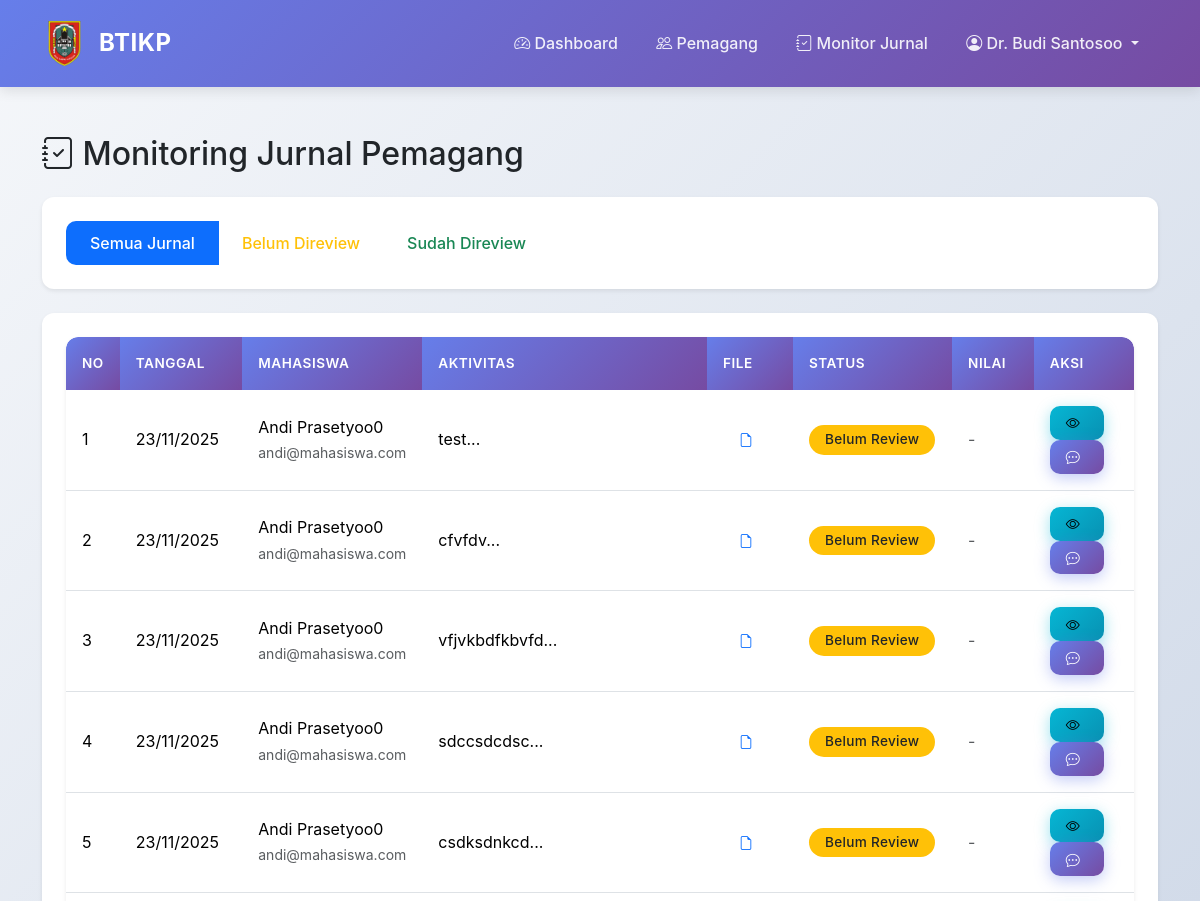
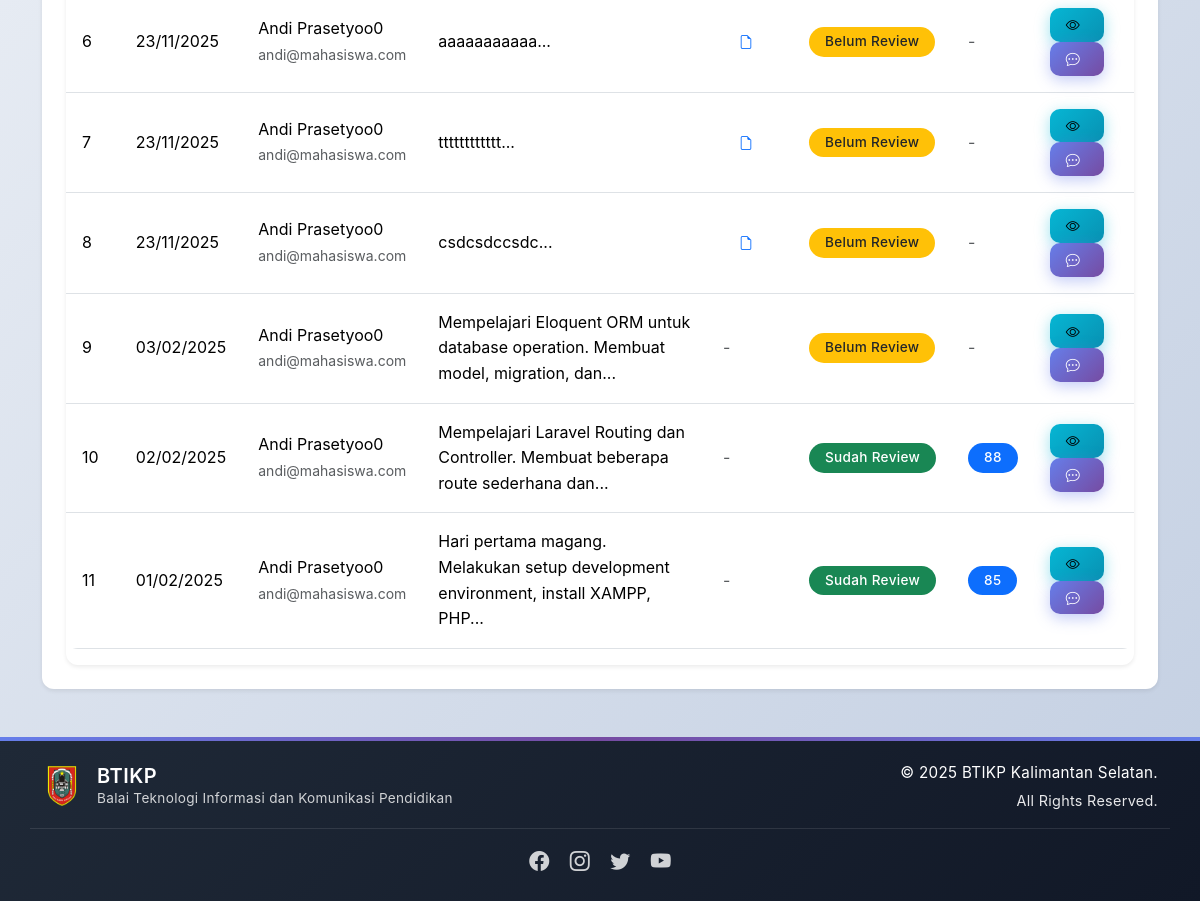
/pages/jurnal_monitor.php (signed in), run on the app's committed database (2 pictures, top to bottom).
### tables this page shows
CREATE TABLE `jurnal` (
  `id` int(11) NOT NULL,
  `user_id` int(11) NOT NULL,
  `mentor_id` int(11) NOT NULL,
  `tanggal` date NOT NULL,
  `aktivitas` text,
  `file_penunjang` varchar(255) DEFAULT NULL,
  `feedback` text,
  `nilai` float DEFAULT NULL
);

CREATE TABLE `users` (
  `id` int(11) NOT NULL,
  `nama` varchar(100) NOT NULL,
  `email` varchar(100) NOT NULL,
  `password` varchar(255) NOT NULL,
  `role` enum('mahasiswa','mentor','admin') NOT NULL,
  `created_at` datetime DEFAULT CURRENT_TIMESTAMP
);

### pages/jurnal_monitor.php (the view, shortened to what this page needs)
<?php
require_once '../config/database.php';
include '../includes/header.php';
$user_id = $_SESSION['user_id'];
$filter_query = "";
$query = "SELECT j.*, u.nama as nama_mahasiswa, u.email as email_mahasiswa
          FROM jurnal j
          JOIN users u ON j.user_id = u.id
          WHERE j.mentor_id = '$user_id' $filter_query
          ORDER BY j.tanggal DESC";
$result = mysqli_query($conn, $query);
?>
<div class="container my-5">
    <h2 class="mb-4">
        <i class="bi bi-journal-check"></i> Monitoring Jurnal Pemagang
    </h2>
    <div class="card mb-4">
        <div class="card-body">
            <div class="btn-group" role="group">
                <a href="?filter=all" class="btn btn-outline-primary <?= !isset($_GET['filter']) || $_GET['filter'] == 'all' ? 'active' : '' ?>">
                    Semua Jurnal
                </a>
                <a href="?filter=pending" class="btn btn-outline-warning <?= isset($_GET['filter']) && $_GET['filter'] == 'pending' ? 'active' : '' ?>">
                    Belum Direview
                </a>
                <a href="?filter=reviewed" class="btn btn-outline-success <?= isset($_GET['filter']) && $_GET['filter'] == 'reviewed' ? 'active' : '' ?>">
                    Sudah Direview
                </a>
            </div>
        </div>
    </div>
    <?php if (mysqli_num_rows($result) > 0): ?>
        <div class="card">
            <div class="card-body">
                <div class="table-responsive">
                    <table class="table table-hover">
                        <thead>
                            <tr>
                                <th>No</th>
                                <th>Tanggal</th>
                                <th>Mahasiswa</th>
                                <th>Aktivitas</th>
                                <th>File</th>
                                <th>Status</th>
                                <th>Nilai</th>
                                <th>Aksi</th>
                            </tr>
                        </thead>
                        <tbody>
                            <?php
                            $no = 1;
                            while ($row = mysqli_fetch_assoc($result)):
                            ?>
                            <tr>
                                <td><?= $no++ ?></td>
                                <td><?= date('d/m/Y', strtotime($row['tanggal'])) ?></td>
                                <td>
                                    <?= $row['nama_mahasiswa'] ?><br>
                                    <small class="text-muted"><?= $row['email_mahasiswa'] ?></small>
                                </td>
                                <td><?= substr($row['aktivitas'], 0, 80) ?>...</td>
                                <td>
                                    <?php if ($row['file_penunjang']): ?>
                                        <a href="../assets/uploads/<?= $row['file_penunjang'] ?>" target="_blank" class="btn btn-sm btn-outline-primary">
                                            <i class="bi bi-file-earmark"></i>
                                        </a>
                                    <?php else: ?>
                                        <span class="text-muted">-</span>
                                    <?php endif; ?>
                                </td>
                                <td>
                                    <?php if ($row['feedback']): ?>
                                        <span class="badge bg-success">Sudah Review</span>
                                    <?php else: ?>
                                        <span class="badge bg-warning text-dark">Belum Review</span>
                                    <?php endif; ?>
                                </td>
                                <td>
                                    <?php if ($row['nilai']): ?>
                                        <span class="badge bg-primary"><?= $row['nilai'] ?></span>
                                    <?php else: ?>
                                        <span class="text-muted">-</span>
                                    <?php endif; ?>
                                </td>
                                <td>
                                    <button class="btn btn-sm btn-info" data-bs-toggle="modal" data-bs-target="#detailModal<?= $row['id'] ?>">
                                        <i class="bi bi-eye"></i>
                                    </button>
                                    <button class="btn btn-sm btn-primary" data-bs-toggle="modal" data-bs-target="#feedbackModal<?= $row['id'] ?>">
                                        <i class="bi bi-chat-dots"></i>
                                    </button>
                                </td>
                            </tr>
                            <?php endwhile; ?>
                        </tbody>
                    </table>
                </div>
            </div>
        </div>
    <?php endif; ?>
</div>
<?php include '../includes/footer.php'; ?>

### assets/css/style.css (style rules this page uses)
:root { --primary-color: #0d6efd; --primary-dark: #0a58ca; --secondary-color: #6c757d; --success-color: #198754; --info-color: #0dcaf0; --warning-color: #ffc107; --danger-color: #dc3545; --light-bg: #f8f9fa; --dark-text: #212529; --shadow-sm: 0 2px 4px rgba(0,0,0,0.08); --shadow-md: 0 4px 12px rgba(0,0,0,0.1); --shadow-lg: 0 8px 24px rgba(0,0,0,0.12); --border-radius: 12px; --transition: all 0.3s cubic-bezier(0.4, 0, 0.2, 1); }
* { margin: 0; padding: 0; box-sizing: border-box; }
body { font-family: 'Inter', -apple-system, BlinkMacSystemFont, 'Segoe UI', Roboto, 'Helvetica Neue', Arial, sans-serif; line-height: 1.6; color: var(--dark-text); background: linear-gradient(135deg, #f5f7fa 0%, #c3cfe2 100%); min-height: 100vh; overflow-x: hidden; }
html { scroll-behavior: smooth; }
.card { border: none; border-radius: var(--border-radius); box-shadow: var(--shadow-sm); transition: var(--transition); overflow: hidden; background: white; margin-bottom: 1.5rem; }
.card-body { padding: 1.5rem; }
.btn { border-radius: 10px; padding: 0.6rem 1.5rem; font-weight: 500; transition: var(--transition); border: none; position: relative; overflow: hidden; z-index: 1; }
.btn::before { content: ''; position: absolute; top: 50%; left: 50%; width: 0; height: 0; border-radius: 50%; background: rgba(255, 255, 255, 0.3); transform: translate(-50%, -50%); transition: width 0.6s, height 0.6s; z-index: -1; }
.btn-primary { background: linear-gradient(135deg, #667eea 0%, #764ba2 100%); box-shadow: 0 4px 15px rgba(102, 126, 234, 0.4); }
.btn-info { background: linear-gradient(135deg, #06b6d4 0%, #0891b2 100%); box-shadow: 0 4px 15px rgba(6, 182, 212, 0.4); }
.btn-sm { padding: 0.4rem 1rem; font-size: 0.875rem; }
.badge { padding: 0.5rem 1rem; border-radius: 20px; font-weight: 500; font-size: 0.85rem; letter-spacing: 0.3px; }
.table { border-radius: var(--border-radius); overflow: hidden; }
.table thead th { background: linear-gradient(135deg, #667eea 0%, #764ba2 100%); color: white; border: none; font-weight: 600; padding: 1rem; text-transform: uppercase; font-size: 0.85rem; letter-spacing: 0.5px; }
.table tbody tr { transition: var(--transition); }
.table tbody td { padding: 1rem; vertical-align: middle; }
.table-responsive { border-radius: var(--border-radius); box-shadow: var(--shadow-sm); }
.container { animation: fadeIn 0.6s ease; }
.bi { transition: var(--transition); }
.card-title .bi, .btn .bi { margin-right: 0.5rem; }
.table-hover tbody tr { cursor: pointer; }
.btn-group .btn { border-radius: 0; }
.btn-group .btn:first-child { border-top-left-radius: 10px; border-bottom-left-radius: 10px; }
.btn-group .btn:last-child { border-top-right-radius: 10px; border-bottom-right-radius: 10px; }

### data on the page
jurnal: tanggal "23/11/2025", user.nama "Andi Prasetyoo0", user.email "andi@mahasiswa.com", aktivitas "test", shows "Belum Review"
jurnal: tanggal "23/11/2025", user.nama "Andi Prasetyoo0", user.email "andi@mahasiswa.com", aktivitas "cfvfdv", shows "Belum Review"
jurnal: tanggal "23/11/2025", user.nama "Andi Prasetyoo0", user.email "andi@mahasiswa.com", aktivitas "vfjvkbdfkbvfd", shows "Belum Review"
jurnal: tanggal "23/11/2025", user.nama "Andi Prasetyoo0", user.email "andi@mahasiswa.com", aktivitas "sdccsdcdsc", shows "Belum Review"
jurnal: tanggal "23/11/2025", user.nama "Andi Prasetyoo0", user.email "andi@mahasiswa.com", aktivitas "csdksdnkcd", shows "Belum Review"
jurnal: tanggal "23/11/2025", user.nama "Andi Prasetyoo0", user.email "andi@mahasiswa.com", aktivitas "aaaaaaaaaaa", shows "Belum Review"
jurnal: tanggal "23/11/2025", user.nama "Andi Prasetyoo0", user.email "andi@mahasiswa.com", aktivitas "tttttttttttt", shows "Belum Review"
jurnal: tanggal "23/11/2025", user.nama "Andi Prasetyoo0", user.email "andi@mahasiswa.com", aktivitas "csdcsdccsdc", shows "Belum Review"
jurnal: tanggal "03/02/2025", user.nama "Andi Prasetyoo0", user.email "andi@mahasiswa.com", aktivitas "Mempelajari Eloquent ORM untuk database operation. Membuat model, migration, dan", shows "Belum Review"
jurnal: tanggal "02/02/2025", user.nama "Andi Prasetyoo0", user.email "andi@mahasiswa.com", aktivitas "Mempelajari Laravel Routing dan Controller. Membuat beberapa route sederhana dan", shows "Sudah Review", nilai "88"
jurnal: tanggal "01/02/2025", user.nama "Andi Prasetyoo0", user.email "andi@mahasiswa.com", aktivitas "Hari pertama magang. Melakukan setup development environment, install XAMPP, PHP", shows "Sudah Review", nilai "85"

### other printed values
$_SESSION['nama'] "Dr. Budi Santosoo"
